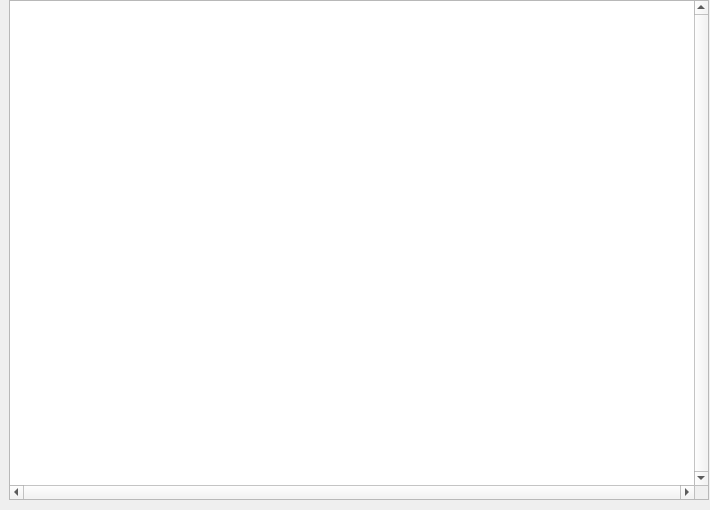
<?xml version="1.0" encoding="UTF-8"?>
<ui version="4.0">
 <class>Proposals</class>
 <widget class="QWidget" name="Proposals">
  <property name="geometry">
   <rect>
    <x>0</x>
    <y>0</y>
    <width>710</width>
    <height>510</height>
   </rect>
  </property>
  <property name="sizePolicy">
   <sizepolicy hsizetype="Expanding" vsizetype="Expanding">
    <horstretch>0</horstretch>
    <verstretch>0</verstretch>
   </sizepolicy>
  </property>
  <property name="windowTitle">
   <string>Form</string>
  </property>
  <widget class="QTableWidget" name="tableWidget">
   <property name="geometry">
    <rect>
     <x>9</x>
     <y>0</y>
     <width>700</width>
     <height>500</height>
    </rect>
   </property>
   <property name="sizePolicy">
    <sizepolicy hsizetype="Expanding" vsizetype="Expanding">
     <horstretch>0</horstretch>
     <verstretch>0</verstretch>
    </sizepolicy>
   </property>
   <property name="verticalScrollBarPolicy">
    <enum>Qt::ScrollBarAlwaysOn</enum>
   </property>
   <property name="horizontalScrollBarPolicy">
    <enum>Qt::ScrollBarAlwaysOn</enum>
   </property>
  </widget>
 </widget>
 <resources/>
 <connections/>
</ui>
